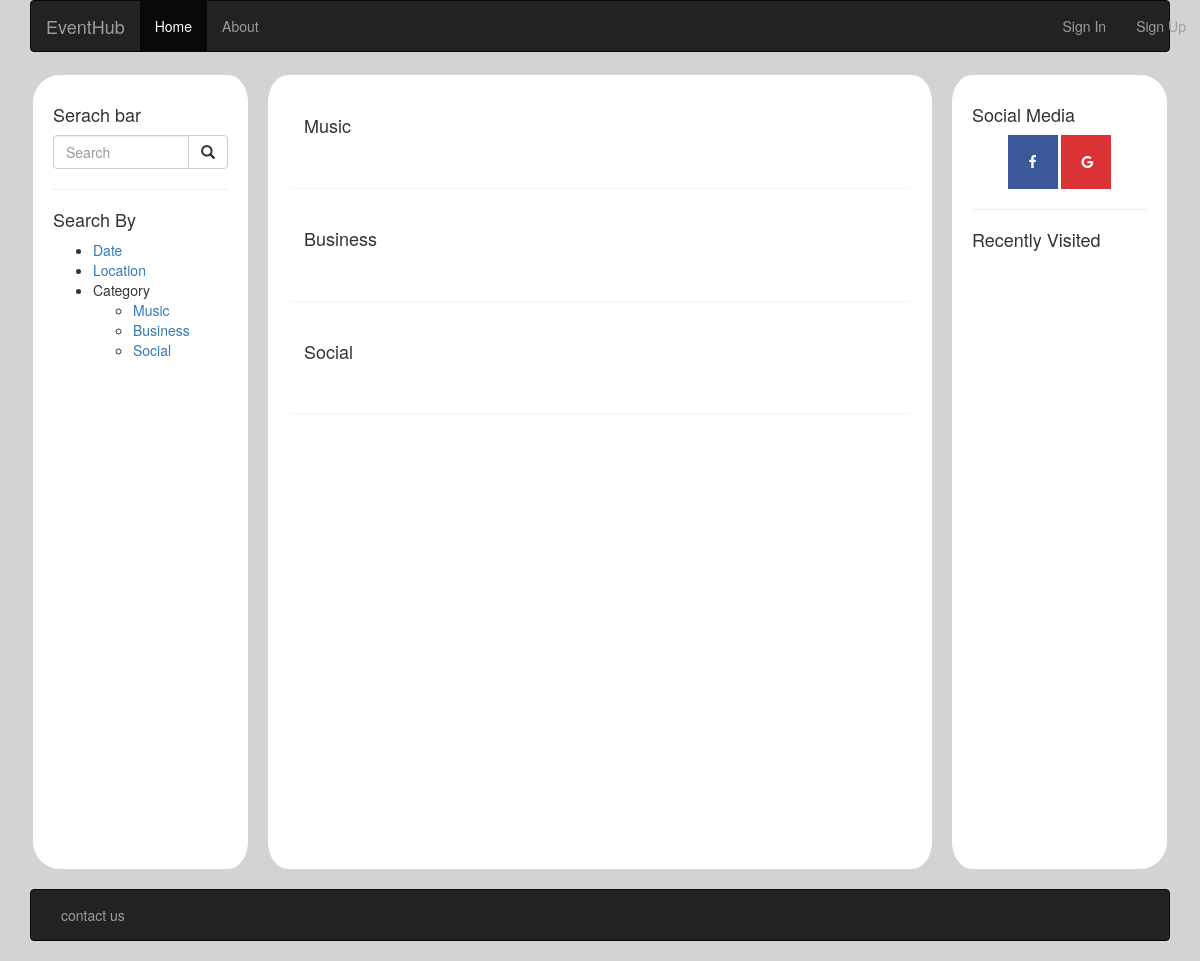
The app's page /, older data.
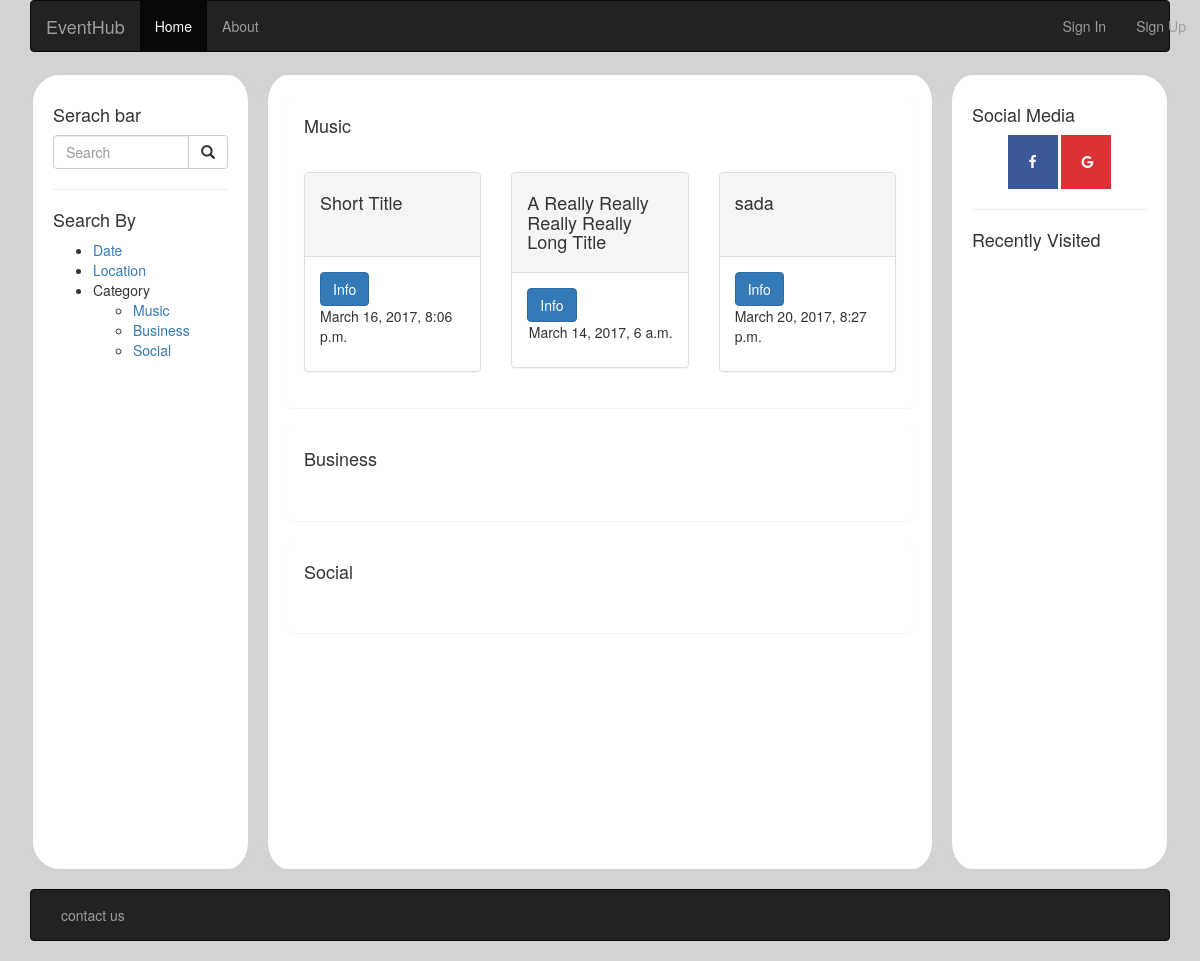
The same page, newer data.
### eventhub/models.py (models this page shows, shortened)
class Event(models.Model):
    category = models.CharField(max_length = 32)
    title = models.CharField(max_length = 256)
    loc = models.CharField(max_length = 128)
    pos = models.CharField(max_length = 128)
    creator = models.ForeignKey(User)
    datetime = models.DateTimeField()
    desc = models.CharField(max_length = 1024, null = True)

### eventhub/views.py (the view)
# urls.py: url(r'^$', views.index, name='index'),
def index(request):
    music = Event.objects.filter(category="music")[:3]
    business = Event.objects.filter(category="business")[:3]
    social = Event.objects.filter(category="social")[:3]
    active = ["active","","","","","",""]
    contdict = {'events': {'music': music, 'business': business, 'social': social}, 'active':active}
    return render(request,'eventhub/index.html', context=contdict)

### templates/eventhub/index.html (shortened to what this page needs)
{% extends 'eventhub/base.html' %}
{% load staticfiles %}
{% block body_block %}
<div class="panel panel default">
  <div class="panel-heading"><h4>Music</h4></div>
  <div class="panel-body">
    <div class="row">
      {% for e in events.music %}
        <div class="col-sm-6 col-md-4">
          <div class="panel panel-default">
            <div class="panel-heading" style="min-height: 6em;">
              <h4>{{e.title}}</h4>
            </div>
            <div class="panel-body">
              <a href="eventhub/event/{{e.id}}" class="btn btn-primary">Info</a>
              <p style="float: right;">{{e.datetime}}</p>
            </div>
          </div>
        </div>
      {% endfor %}
    </div>
  </div>
</div>
<div class="panel panel default">
  <div class="panel-heading"><h4>Business</h4></div>
  <div class="panel-body">
  </div>
</div>
<div class="panel panel default">
  <div class="panel-heading"><h4>Social</h4></div>
  <div class="panel-body">
  </div>
</div>
{% endblock %}

### templates/eventhub/base.html (shortened to what this page needs)
<!DOCTYPE html>
{% load staticfiles %}
<html lang="en">
<head>
	<link rel="stylesheet" href="https://maxcdn.bootstrapcdn.com/bootstrap/3.3.7/css/bootstrap.min.css">
	<link rel="stylesheet" type="text/css" href="{% static 'css/style.css' %}">
</head>
<body>
	<div id="container">
		<div id="header">
			<nav class="navbar navbar-inverse" >
				<div class="container">
				<div class="navbar-header">
					<a href="/eventhub" class="navbar-brand">EventHub</a>
				</div>
				<div>
					<ul class="nav navbar-nav navbar-top">
						<li class="{{active.0}}"><a href="{% url 'index' %}">Home</a></li>
						<li class="{{active.1}}"><a href="/eventhub/about">About</a></li>
					</ul>
					<ul class="nav navbar-nav navbar-right">
						{% if user.is_authenticated %}
						<li class="{{active.4}}"><a href="/eventhub/profile">Profile</a></li>
						<li><a href="{% url 'auth_logout' %}?next=/eventhub/">Logout</a></li>
						{% else %}
						<li class="{{active.5}}"><a href="{% url 'auth_login' %}">Sign In</a></li>
						<li class="{{active.6}}"><a href="{% url 'registration_register' %}">Sign Up</a></li>
						{% endif %}
					</ul>
				</div>
				</div>
			</nav>
		</div>
		<div id="content">
			<div id="leftsidebar">
				<div>
					<h4>Serach bar</h4>
					<form>
						<div class="input-group">
							<input type="text" class="form-control" placeholder="Search">
							<div class="input-group-btn">
								<button class="btn btn-default" type="submit">
									<i class="glyphicon glyphicon-search"></i>
								</button>
							</div>
						</div>
					</form>
					<hr>
					</div>
					<div>
						<h4>Search By</h4>
						<ul>
							<li><a href="/eventhub/date">Date</a></li>
							<li><a href="/eventhub/location">Location</a></li>
							<li>Category</a></li>
							<div>
								<ul>
									<li> <a href="/eventhub/category/music">Music</a> </li>
									<li> <a href="/eventhub/category/business">Business</a> </li>
									<li> <a href="/eventhub/category/social">Social</a> </li>
								</ul>
							</div>
						</ul>
				</div>
			</div>
			<div id="main">
				{% block body_block %}{% endblock %}
			</div>
			<div id="rightsidebar">
				<h4>Social Media</h4>
				<div id="icon">
					<link rel="stylesheet" href="https://cdnjs.cloudflare.com/ajax/libs/font-awesome/4.7.0/css/font-awesome.min.css">
					<a href="#" class="fa fa-facebook"></a>
					<a href="#" class="fa fa-google"></a>
				</div>
				<div class="clear">
					<hr>
					<h4>Recently Visited</h4>
				</div>
			</div>
		</div>
		<div class="clear" id="footer" >
			<nav class="navbar navbar-inverse" >
				<div class="container">
				<div>
					<ul class="nav navbar-nav navbar-top">
						<li><a href="/eventhub/create_event">contact us</a></li>
					</ul>
				</div>
				</div>
			</nav>
		</div>
	</div>
</body>
</html>

### static/css/style.css (style rules this page uses)
body { background-color: #D3D3D3; }
#header { color: white; }
#container { width: 95%; margin-left: auto; margin-right: auto; }
#leftsidebar, #rightsidebar, #main { background-color: white; padding: 20px; width: 20%; float: left; height:800px; border-radius: 30px; border-color: #D3D3D3; border-style: solid; }
#leftsidebar { border-right-width:10px; }
#rightsidebar { border-left-width:10px; }
#main { width: 60%; border-left-width: 10px; border-right-width:10px; }
#footer { padding-top: 17px; }
.fa { display: inline-block; padding: 20px; font-size: 30px; width: 50px; text-align: center; }
.fa-facebook { background: #3B5998; color: white; }
.fa-google { background: #db3236; color: white; }
.clear { clear:both; }
#icon { text-align: center; }

Row changes from the older to the newer data that the page shows:
added Event: title "Short Title", datetime "March 16, 2017, 8:06 p.m."
added Event: title "A Really Really Really Really Long Title", datetime "March 14, 2017, 6 a.m."
added Event: title "sada", datetime "March 20, 2017, 8:27 p.m."
